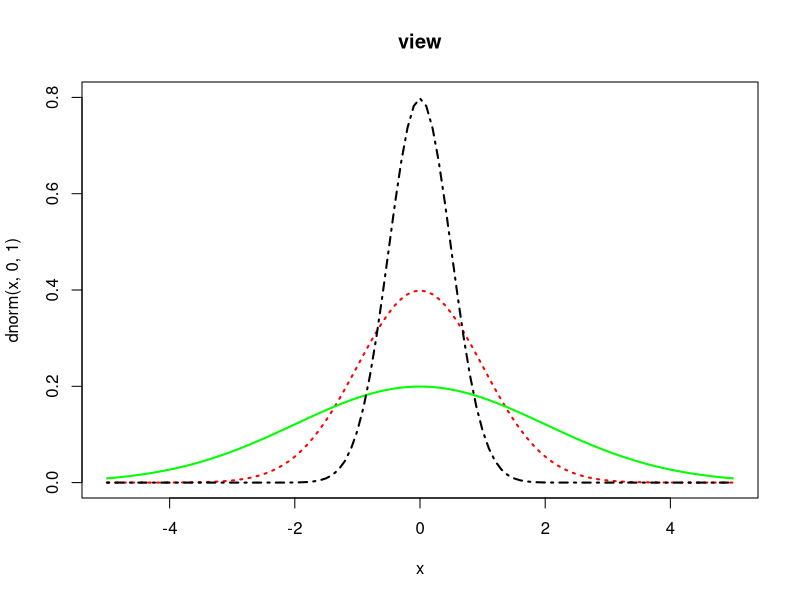

R code for this plot:
curve(dnorm(x,0,1),xlim=c(-5,5),ylim=c(0,0.8),col=('red'),lwd = 2 , lty = 3)
curve(dnorm(x,0,2),add=T,col=('green'),lwd = 2 , lty = 1)
curve(dnorm(x,0,0.5),add=T,col=('black'),lwd = 2 , lty = 4)
title("view")
